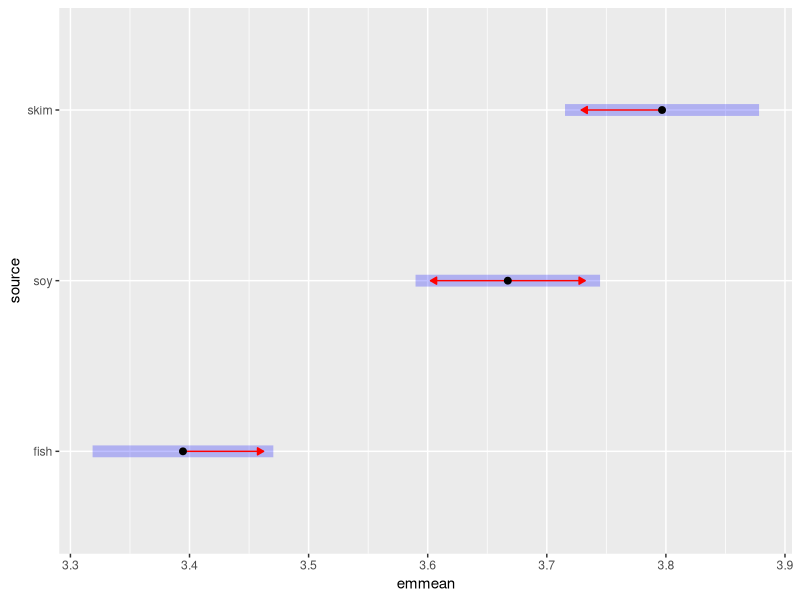

Reproduce this figure in R. (Note: this script raises an error after producing the figure.)
## ---- chunk 1
require("emmeans")
knitr::opts_chunk$set(fig.width = 4.5, class.output = "ro")
## ---- chunk 2
pigs.lm <- lm(log(conc) ~ source + factor(percent), data = pigs)
pigs.emm.s <- emmeans(pigs.lm, "source")
pairs(pigs.emm.s)
## ---- chunk 3
plot(pigs.emm.s, comparisons = TRUE)
## ---- chunk 4
CLD(pigs.emm.s)
## ---- chunk 5
coef(pairs(pigs.emm.s))
## ---- chunk 6
pigs.emm.p <- emmeans(pigs.lm, "percent")
ply <- contrast(pigs.emm.p, "poly")
ply

coef(ply)
## ---- chunk 7
org.aov <- aov(sales1 ~ day + Error(store), data = oranges,
               contrasts = list(day = "contr.sum"))
org.emml <- emmeans(org.aov, consec ~ day)
org.emml
## ---- chunk 8
skip_comp.emmc <- function(levels, skip = 1, reverse = FALSE) {
    if((k <- length(levels)) < skip + 1)
        stop("Need at least ", skip + 1, " levels")
    coef <- data.frame()
    coef <- as.data.frame(lapply(seq_len(k - skip - 1), function(i) {
        sgn <- ifelse(reverse, -1, 1)
        sgn * c(rep(0, i - 1), 1, rep(0, skip), -1, rep(0, k - i - skip - 1))
    }))
    names(coef) <- sapply(coef, function(x)
        paste(which(x == 1), "-", which(x == -1)))
    attr(coef, "adjust") = "fdr"   # default adjustment method
    coef
}
## ---- chunk 9
skip_comp.emmc(1:5)

skip_comp.emmc(1:5, skip = 0, reverse = TRUE)
## ---- chunk 10
contrast(org.emml[[1]], "skip_comp", skip = 2, reverse = TRUE)
## ---- chunk 11
LF <- contrast(pigs.emm.s, 
               list(lambda1 = c(1, 2, 0), lambda2 = c(0, 3, -2)),
               offset = c(-7, 1))
confint(LF, adjust = "bonferroni")
## ---- chunk 12
pairs(pigs.emm.s, type = "lp")

pairs(pigs.emm.s, type = "response")
